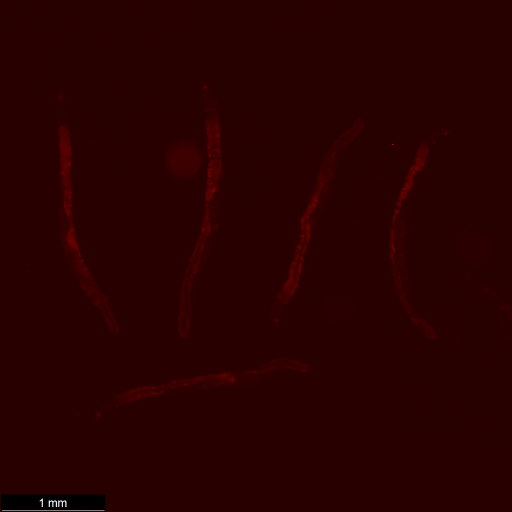
%> input picture scripts_matlab/old_scripts/test_img.tif, 1024 x 1024 px (shown at 1/2 size); its folder holds only this picture in this run
$ octave GFP_AUC_script_ez_UI_dual_excitation.m   (GNU Octave 9; MATLAB toolbox functions it lacks are replaced by stand-ins)
%> lines starting %> are read from the running program, lines starting %| are printed output that depends on the picture
### scripts_matlab/testing/natsort.m
function [X,ndx,dbg] = natsort(X,rgx,varargin)
% Alphanumeric / Natural-Order sort the strings in a cell array of strings (1xN char).
%
% (c) 2012-2019 Stephen Cobeldick
%
% Alphanumeric sort a cell array of strings: sorts by character order and
% also by the values of any number substrings. Default: match all integer
% number substrings and perform a case-insensitive ascending sort.
%
%%% Example:
% >> X = {'x2', 'x10', 'x1'};
% >> sort(X)
% ans =   'x1'  'x10'  'x2'
% >> natsort(X)
% ans =   'x1'  'x2'  'x10'
%
%%% Syntax:
%  Y = natsort(X)
%  Y = natsort(X,rgx)
%  Y = natsort(X,rgx,<options>)
% [Y,ndx,dbg] = natsort(X,...)
%
% To sort filenames or filepaths use NATSORTFILES (FEX 47434).
% To sort the rows of a cell array of strings use NATSORTROWS (FEX 47433).
%
%% Number Substrings %%
%
% By default consecutive digit characters are interpreted as an integer.
% Specifying the optional regular expression pattern allows the numbers to
% include a +/- sign, decimal digits, exponent E-notation, quantifiers,
% or look-around matching. For information on defining regular expressions:
% http://www.mathworks.com/help/matlab/matlab_prog/regular-expressions.html
%
% The number substrings are parsed by SSCANF into numeric values, using
% either the *default format '%f' or the user-supplied format specifier.
%
% This table shows examples of regular expression patterns for some common
% notations and ways of writing numbers, with suitable SSCANF formats:
%
% Regular       | Number Substring | Number Substring              | SSCANF
% Expression:   | Match Examples:  | Match Description:            | Format Specifier:
% ==============|==================|===============================|==================
% *         \d+ | 0, 123, 4, 56789 | unsigned integer              | %f  %i  %u  %lu
% --------------|------------------|-------------------------------|------------------
%      [-+]?\d+ | +1, 23, -45, 678 | integer with optional +/- sign| %f  %i  %d  %ld
% --------------|------------------|-------------------------------|------------------
%     \d+\.?\d* | 012, 3.45, 678.9 | integer or decimal            | %f
% (\d+|Inf|NaN) | 123, 4, NaN, Inf | integer, Inf, or NaN          | %f
%  \d+\.\d+e\d+ | 0.123e4, 5.67e08 | exponential notation          | %f
% --------------|------------------|-------------------------------|------------------
%  0[0-7]+      | 012, 03456, 0700 | octal notation & prefix       | %o  %i
%   [0-7]+      |  12,  3456,  700 | octal notation                | %o
% --------------|------------------|-------------------------------|------------------
%  0X[0-9A-F]+  | 0X0, 0X3E7, 0XFF | hexadecimal notation & prefix | %x  %i
%    [0-9A-F]+  |   0,   3E7,   FF | hexadecimal notation          | %x
% --------------|------------------|-------------------------------|------------------
%  0B[01]+      | 0B1, 0B101, 0B10 | binary notation & prefix      | %b   (not SSCANF)
%    [01]+      |   1,   101,   10 | binary notation               | %b   (not SSCANF)
% --------------|------------------|-------------------------------|------------------
%
%% Debugging Output Array %%
%
% The third output is a cell array <dbg>, to check if the numbers have
% been matched by the regular expression <rgx> and converted to numeric
% by the SSCANF format. The rows of <dbg> are linearly indexed from <X>,
% even columns contain numbers, odd columns contain split substrings:
%
% >> [~,~,dbg] = natsort(X)
% dbg =
%    'x'    [ 2]
%    'x'    [10]
%    'x'    [ 1]
%
%% Examples %%
%
%%% Multiple integers (e.g. release version numbers):
% >> A = {'v10.6', 'v9.10', 'v9.5', 'v10.10', 'v9.10.20', 'v9.10.8'};
% >> sort(A)
% ans =   'v10.10'  'v10.6'  'v9.10'  'v9.10.20'  'v9.10.8'  'v9.5'
% >> natsort(A)
% ans =   'v9.5'  'v9.10'  'v9.10.8'  'v9.10.20'  'v10.6'  'v10.10'
%
%%% Integer, decimal, NaN, or Inf numbers, possibly with +/- signs:
% >> B = {'test+NaN', 'test11.5', 'test-1.4', 'test', 'test-Inf', 'test+0.3'};
% >> sort(B)
% ans =   'test' 'test+0.3' 'test+NaN' 'test-1.4' 'test-Inf' 'test11.5'
% >> natsort(B, '[-+]?(NaN|Inf|\d+\.?\d*)')
% ans =   'test' 'test-Inf' 'test-1.4' 'test+0.3' 'test11.5' 'test+NaN'
%
%%% Integer or decimal numbers, possibly with an exponent:
% >> C = {'0.56e007', '', '43E-2', '10000', '9.8'};
% >> sort(C)
% ans =   ''  '0.56e007'  '10000'  '43E-2'  '9.8'
% >> natsort(C, '\d+\.?\d*([eE][-+]?\d+)?')
% ans =   ''  '43E-2'  '9.8'  '10000'  '0.56e007'
%
%%% Hexadecimal numbers (with '0X' prefix):
% >> D = {'a0X7C4z', 'a0X5z', 'a0X18z', 'a0XFz'};
% >> sort(D)
% ans =   'a0X18z'  'a0X5z'  'a0X7C4z'  'a0XFz'
% >> natsort(D, '0X[0-9A-F]+', '%i')
% ans =   'a0X5z'  'a0XFz'  'a0X18z'  'a0X7C4z'
%
%%% Binary numbers:
% >> E = {'a11111000100z', 'a101z', 'a000000000011000z', 'a1111z'};
% >> sort(E)
% ans =   'a000000000011000z'  'a101z'  'a11111000100z'  'a1111z'
% >> natsort(E, '[01]+', '%b')
% ans =   'a101z'  'a1111z'  'a000000000011000z'  'a11111000100z'
%
%%% Case sensitivity:
% >> F = {'a2', 'A20', 'A1', 'a10', 'A2', 'a1'};
% >> natsort(F, [], 'ignorecase') % default
% ans =   'A1'  'a1'  'a2'  'A2'  'a10'  'A20'
% >> natsort(F, [], 'matchcase')
% ans =   'A1'  'A2'  'A20'  'a1'  'a2'  'a10'
%
%%% Sort order:
% >> G = {'2', 'a', '', '3', 'B', '1'};
% >> natsort(G, [], 'ascend') % default
% ans =   ''   '1'  '2'  '3'  'a'  'B'
% >> natsort(G, [], 'descend')
% ans =   'B'  'a'  '3'  '2'  '1'  ''
% >> natsort(G, [], 'num<char') % default
% ans =   ''   '1'  '2'  '3'  'a'  'B'
% >> natsort(G, [], 'char<num')
% ans =   ''   'a'  'B'  '1'  '2'  '3'
%
%%% UINT64 numbers (with full precision):
% >> natsort({'a18446744073709551615z', 'a18446744073709551614z'}, [], '%lu')
% ans =       'a18446744073709551614z'  'a18446744073709551615z'
%
%% Input and Output Arguments %%
%
%%% Inputs (*==default):
% [10 lines of commented-out code are left out]
%%% Outputs:
% Y   = CellArrayOfCharRowVectors, <X> sorted into natural-order.
% ndx = NumericArray, such that Y = X(ndx). The same size as <X>.
% dbg = CellArray of the parsed characters and number values.
%       Each row is one input char vector, linear-indexed from <X>.
%
% See also SORT NATSORTFILES NATSORTROWS CELLSTR REGEXP IREGEXP SSCANF

%% Input Wrangling %%
%
assert(iscell(X),'First input <X> must be a cell array.')
tmp = cellfun('isclass',X,'char') & cellfun('size',X,1)<2 & cellfun('ndims',X)<3;
assert(all(tmp(:)),'First input <X> must be a cell array of char row vectors (1xN char).')
%
if nargin<2 || isnumeric(rgx)&&isempty(rgx)
    rgx = '\d+';
else
    assert(ischar(rgx)&&ndims(rgx)<3&&size(rgx,1)==1,...
        'Second input <rgx> must be a regular expression (char row vector).') %#ok<ISMAT>
end
%
% Optional arguments:
tmp = cellfun('isclass',varargin,'char') & cellfun('size',varargin,1)<2 & cellfun('ndims',varargin)<3;
assert(all(tmp(:)),'All optional arguments must be char row vectors (1xN char).')
% Character case:
ccm = strcmpi(varargin,'matchcase');
ccx = strcmpi(varargin,'ignorecase')|ccm;
% Sort direction:
sdd = strcmpi(varargin,'descend');
sdx = strcmpi(varargin,'ascend')|sdd;
% Char/num order:
chb = strcmpi(varargin,'char<num');
chx = strcmpi(varargin,'num<char')|chb;
% NaN/num order:
nab = strcmpi(varargin,'NaN<num');
nax = strcmpi(varargin,'num<NaN')|nab;
% SSCANF format:
sfx = ~cellfun('isempty',regexp(varargin,'^%([bdiuoxfeg]|l[diuox])$'));
%
nsAssert(1,varargin,sdx,'Sort direction')
nsAssert(1,varargin,chx,'Char<->num')
nsAssert(1,varargin,nax,'NaN<->num')
nsAssert(1,varargin,sfx,'SSCANF format')
nsAssert(0,varargin,~(ccx|sdx|chx|nax|sfx))
%
% SSCANF format:
if nnz(sfx)
    fmt = varargin{sfx};
    if strcmpi(fmt,'%b')
        cls = 'double';
    else
        cls = class(sscanf('0',fmt));
    end
else
    fmt = '%f';
    cls = 'double';
end
%
%% Identify Numbers %%
%
[mat,spl] = regexpi(X(:),rgx,'match','split',varargin{ccx});
%
% Determine lengths:
nmx = numel(X);
nmn = cellfun('length',mat);
nms = cellfun('length',spl);
mxs = max(nms);
%
% Preallocate arrays:
bon = bsxfun(@le,1:mxs,nmn).';
bos = bsxfun(@le,1:mxs,nms).';
arn = zeros(mxs,nmx,cls);
ars =  cell(mxs,nmx);
ars(:) = {''};
ars(bos) = [spl{:}];
%
%% Convert Numbers to Numeric %%
%
if nmx
    tmp = [mat{:}];
    if strcmp(fmt,'%b')
        tmp = regexprep(tmp,'^0[Bb]','');
        vec = cellfun(@(s)sum(pow2(s-'0',numel(s)-1:-1:0)),tmp);
    else
        vec = sscanf(sprintf(' %s',tmp{:}),fmt);
    end
    assert(numel(vec)==numel(tmp),'The %s format must return one value for each input number.',fmt)
else
    vec = [];
end
%
%% Debugging Array %%
%
if nmx && nargout>2
    dbg = cell(mxs,nmx);
    dbg(:) = {''};
    dbg(bon) = num2cell(vec);
    dbg = reshape(permute(cat(3,ars,dbg),[3,1,2]),[],nmx).';
    idf = [find(~all(cellfun('isempty',dbg),1),1,'last'),1];
    dbg = dbg(:,1:idf(1));
else
    dbg = {};
end
%
%% Sort Columns %%
%
if ~any(ccm) % ignorecase
    ars = lower(ars);
end
%
if nmx && any(chb) % char<num
    boe = ~cellfun('isempty',ars(bon));
    for k = reshape(find(bon),1,[])
        ars{k}(end+1) = char(65535);
    end
    [idr,idc] = find(bon);
    idn = sub2ind(size(bon),boe(:)+idr(:),idc(:));
    bon(:) = false;
    bon(idn) = true;
    arn(idn) = vec;
    bon(isnan(arn)) = ~any(nab);
    ndx = 1:nmx;
    if any(sdd) % descending
        for k = mxs:-1:1
            [~,idx] = sort(nsGroup(ars(k,ndx)),'descend');
            ndx = ndx(idx);
            [~,idx] = sort(arn(k,ndx),'descend');
            ndx = ndx(idx);
            [~,idx] = sort(bon(k,ndx),'descend');
            ndx = ndx(idx);
        end
    else % ascending
        for k = mxs:-1:1
            [~,idx] = sort(ars(k,ndx));
            ndx = ndx(idx);
            [~,idx] = sort(arn(k,ndx),'ascend');
            ndx = ndx(idx);
            [~,idx] = sort(bon(k,ndx),'ascend');
            ndx = ndx(idx);
        end
    end
else % num<char
    arn(bon) = vec;
    bon(isnan(arn)) = ~any(nab);
    if any(sdd) % descending
        [~,ndx] = sort(nsGroup(ars(mxs,:)),'descend');
        for k = mxs-1:-1:1
            [~,idx] = sort(arn(k,ndx),'descend');
            ndx = ndx(idx);
            [~,idx] = sort(bon(k,ndx),'descend');
            ndx = ndx(idx);
            [~,idx] = sort(nsGroup(ars(k,ndx)),'descend');
            ndx = ndx(idx);
        end
    else % ascending
        [~,ndx] = sort(ars(mxs,:));
        for k = mxs-1:-1:1
            [~,idx] = sort(arn(k,ndx),'ascend');
            ndx = ndx(idx);
            [~,idx] = sort(bon(k,ndx),'ascend');
            ndx = ndx(idx);
            [~,idx] = sort(ars(k,ndx));
            ndx = ndx(idx);
        end
    end
end
%
ndx  = reshape(ndx,size(X));
X = X(ndx);
%
end
%%%%%%%%%%%%%%%%%%%%%%%%%%%%%%%%%%%%%%%%%%%%%%%%%%%%%%%%%%%%%%%%%%%%%%%%%%%natsort
function nsAssert(val,inp,idx,varargin)
% Throw an error if an option is overspecified.
if nnz(idx)>val
    tmp = {'Unknown input arguments',' option may only be specified once. Provided inputs'};
    error('%s:%s',[varargin{:},tmp{1+val}],sprintf('\n''%s''',inp{idx}))
end
end
%%%%%%%%%%%%%%%%%%%%%%%%%%%%%%%%%%%%%%%%%%%%%%%%%%%%%%%%%%%%%%%%%%%%%%%%%%%nsAssert
% [6 lines left out: function nsGroup, not called in this run]
%%%%%%%%%%%%%%%%%%%%%%%%%%%%%%%%%%%%%%%%%%%%%%%%%%%%%%%%%%%%%%%%%%%%%%%%%%%nsGroup

### scripts_matlab/old_scripts/GFP_AUC_script_ez_UI_dual_excitation.m
close all
clear all
warning('off', 'MATLAB:MKDIR:DirectoryExists');
% img_dir_path = "C:\Users\Lab PC\Documents\GFP_AUC\data\Raul_data\2021-02-16\Exported\";

curr_path = pwd;

data_path = fullfile(erase(erase(curr_path,'testing'),'scripts'),'data');

img_dir_path = uigetdir(data_path,'Please select the folder containing the *.tiff files');
%> the answer given: .

[~,final_save_name,~] = fileparts(img_dir_path);

show_output_images = 0;

% USER must specify the number of worms that the program SHOULD find
number_worms_to_detect = 5;

% Dual excitation names
fluorescent_names = ["GFP","DAPI"];

output_path = fullfile(erase(erase(pwd,'testing'),'scripts'),'exported_images');
mkdir(output_path);

img_paths = dir(fullfile(img_dir_path, '*.tif'));
[~,sort_idx,~] = natsort({img_paths.name});

img_paths = img_paths(sort_idx);

image_integral_intensities = zeros(length(img_paths),number_worms_to_detect);
image_integral_area = zeros(length(img_paths),number_worms_to_detect);

images_to_skip = [];

for i = 1:length(img_paths)

    % load in image pairings
    [images,imgs_already_processed,final_img_name] = ...
        load_images_fluorecscent_imgs(fluorescent_names,img_dir_path,img_paths,i);
%> in load_images_fluorecscent_imgs, this_img is the input picture: size 1024x1024x3 uint8; mean R, G, B 40.9, 0.1, 0.1
%> images = 1 item; imgs_already_processed = 1; final_img_name = 'test_img.tif'

    if ~ismember(i,images_to_skip)

        % covnert them to gray
        gray_images = cell(size(images));
%> gray_images = {[]}
        color_choices = zeros(size(images));
        for j = 1:length(images)
            [gray_images{j},color_choices(j)] = get_dominant_color(images{j});
        end
%> this loop made 1 pass
%> (z in get_dominant_color, color_choice in get_dominant_color) on pass 1: (3, 1)
%> pass 1, in get_dominant_color, `R = in_img(:,:,1)`:
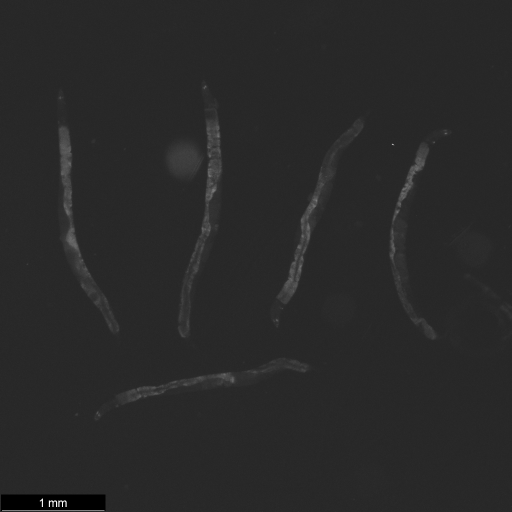
%> R: size 1024x1024 uint8 (shown at 1/2 size); min 0, max 255, mean 40.9
%> pass 1, in get_dominant_color, `G = in_img(:,:,2)`:
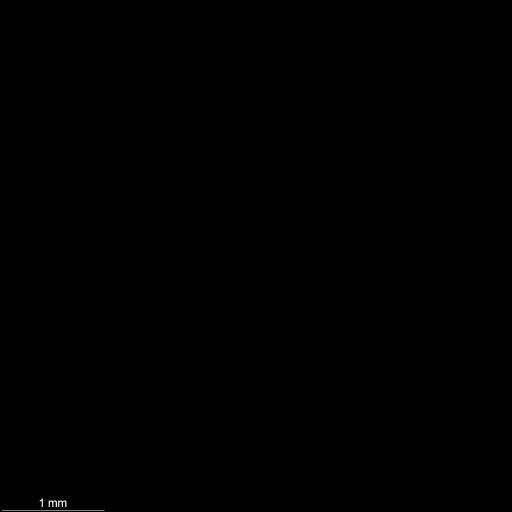
%> G: size 1024x1024 uint8 (shown at 1/2 size); min 0, max 255, mean 0.1
%> after the loop, gray_images = 1 item

%> the run ends on the next line
        blue_fluor_img = gray_images{find(color_choices==3,1)};
% [150 lines not run here, left out]
function [out_img,color_choice] = get_dominant_color(in_img)

% if for some reason the luma,blue, or red difference were saved aswell
[~,~,z] = size(in_img);
if z>3
    in_img = in_img(:,:,1:3);
end

% Split channles
R = in_img(:,:,1); G = in_img(:,:,2); B = in_img(:,:,3);

% find the dominant color of the fluorescence
[~,color_choice] = max([sum(R(:)),sum(G(:)),sum(B(:))]);

% Remove 1mm bar from our microscope images
switch color_choice
    case 1
        % red fluorescence
        data = R - G - B;
    case 2
        % green fluorescence
        data = G - B - R;
    case 3
        % blue fluorescence
        data = B - R - G;
end

get_rid_of_remainder_simple_mask = bwareaopen(data>0,25,4);

out_img = data.*(uint8(get_rid_of_remainder_simple_mask));

end

function [images,imgs_already_processed,final_img_name] = load_images_fluorecscent_imgs(fluorescent_names,img_dir_path,img_paths,i)

% read the image into ram

first_image_name = img_paths(i).name;

all_img_names = {img_paths.name};

first_image_name2 = first_image_name;
for j = 1:length(fluorescent_names)
    first_image_name2 = erase(first_image_name2,char(fluorescent_names(j)));
end

final_img_name = first_image_name2;

all_img_names2 = all_img_names;
for j = 1:length(all_img_names2)
    for k = 1:length(fluorescent_names)
        all_img_names2{j} = erase(all_img_names2{j},char(fluorescent_names(k)));
    end
end

idx = [];
for j = 1:length(all_img_names2)
    tf = strcmp(first_image_name2,all_img_names2{j});

    if tf
        idx = [idx j];
    end
end

images = cell(1,length(idx));
disp('image pairs')
for j = 1:length(idx)
    try
        this_img = imread(fullfile(img_dir_path,img_paths(idx(j)).name));
        disp(img_paths(idx(j)).name)
    catch
        disp(['ERROR: reading image - ' img_paths(i).name])
        disp(['Image will be treated as corrupted and skipped']);

        try
            this_img = zeros(size(this_img));
        catch
            this_img = zeros(1024,1024);
        end
    end

    images{j} = this_img;
end

imgs_already_processed = idx;

end
